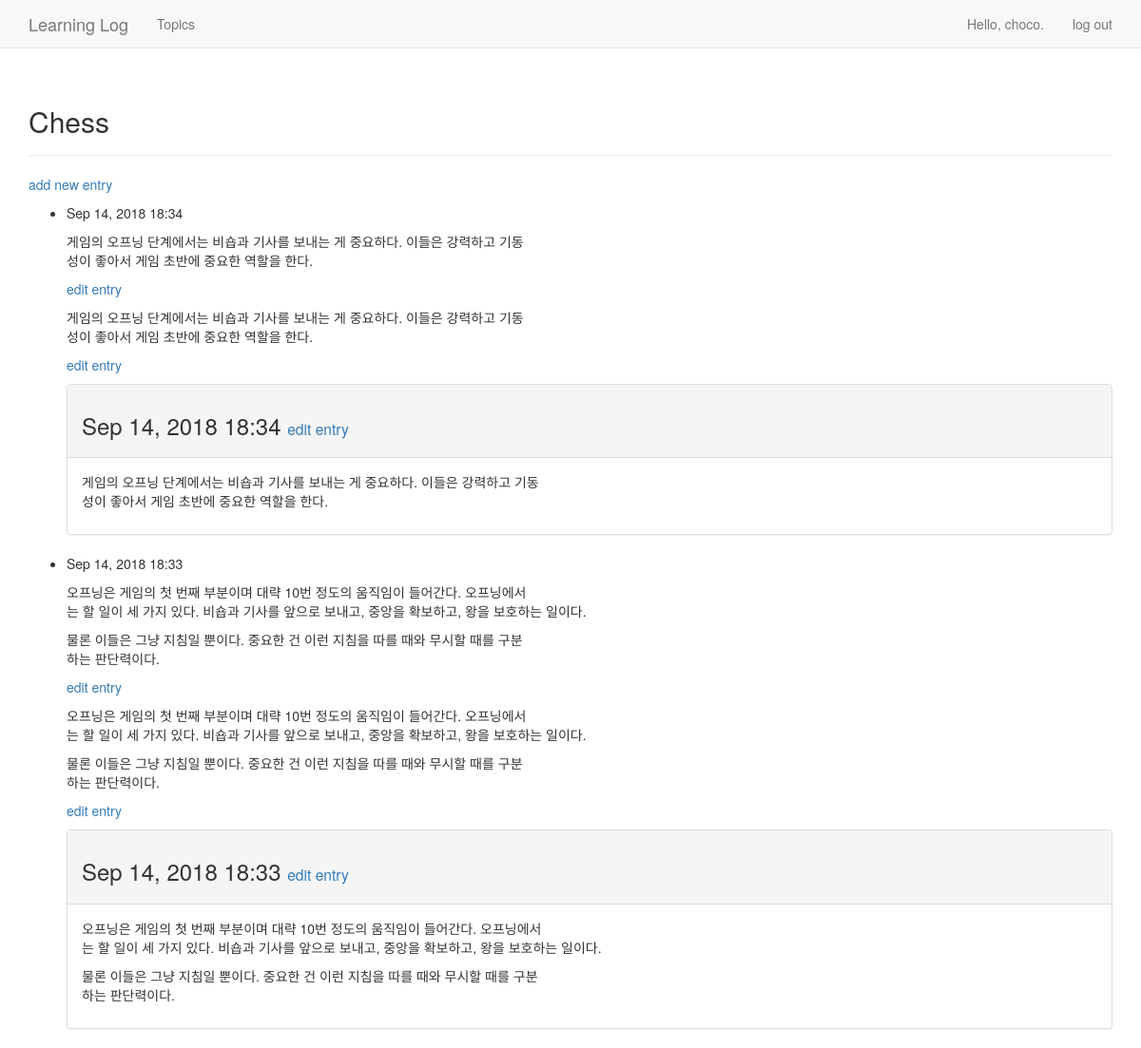
The app's page /topics/1/ (signed in), older data.
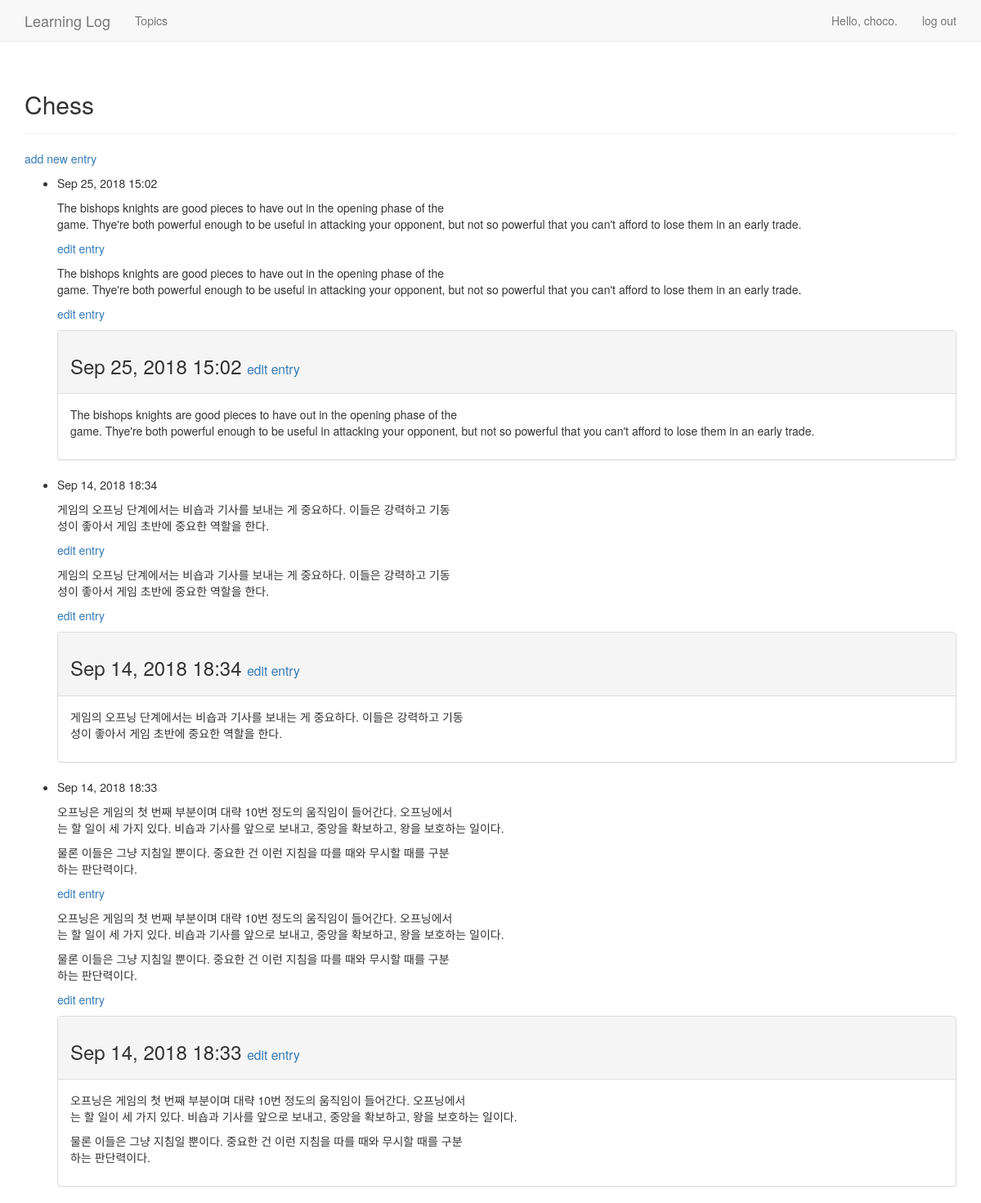
The same page, newer data.
### learning_logs/models.py (models this page shows, shortened)
class Topic(models.Model):
    text = models.CharField(max_length=200)
    date_added = models.DateTimeField(auto_now_add=True)
    owner = models.ForeignKey(User, on_delete = models.CASCADE)
    def __str__(self):
        return self.text

class Entry(models.Model):
    topic = models.ForeignKey(Topic, on_delete = models.CASCADE)
    text = models.TextField()
    date_added = models.DateTimeField(auto_now_add=True)
    class Meta:
        verbose_name_plural = 'entries'

### learning_logs/views.py (the view)
# urls.py: re_path(r'^topics/(?P<topic_id>\d+)/$', views.topic, name='topic'),
@login_required
def topic(request, topic_id):
    topic = Topic.objects.get(id=topic_id)
    check_user = check_topic_owner(request, topic)
    entries = topic.entry_set.order_by('-date_added')
    context = {'topic': topic, 'entries': entries}
    return render(request, 'learning_logs/topic.html', context)

### learning_logs/views.py (called while the page is built)
def check_topic_owner(request, topic):
    if topic.owner != request.user:
        raise Http404

### learning_logs/templates/learning_logs/topic.html (shortened to what this page needs)
{% extends 'learning_logs/base.html' %}
{% load bootstrap3 #}
{% block header %}
  <h2>{{ topic }}</h2>
{% block content %}
    <p>
      <a href="{% url 'learning_logs:new_entry' topic.id %}">add new entry</a>
    </p>
  <ul>
    {% for entry in entries %}
    <li>
      <p>{{ entry.date_added|date:'M d, Y H:i' }}</p>
      <p>{{ entry.text|linebreaks }}</p>
      <p>
        <a href="{% url 'learning_logs:edit_entry' entry.id %}">edit entry</a>
      </p>
      <p>{{ entry.text|linebreaks }}</p>
      <p>
        <a href="{% url 'learning_logs:edit_entry' entry.id %}">edit entry</a>
      </p>
    </li>
    <div class="panel panel-default">
      <div class="panel-heading">
        <h3>
          {{ entry.date_added|date:'M d, Y H:i' }}
          <small>
            <a href="{% url 'learning_logs:edit_entry' entry.id %}">
              edit entry</a>
          </small>
        </h3>
      </div>
      <div class="panel-body">
        {{ entry.text|linebreaks }}
      </div>
    </div>
    {% empty %}
      <li>
        There are no entries for this topic yet.
      </li>
    {% endfor %}
  </ul>
{% endblock %}

### learning_logs/templates/learning_logs/base.html (shortened to what this page needs)
{% load bootstrap3 %}
<!DOCTYPE html>
<html lang="en">
  <head>
    {% bootstrap_css %}
  </head>
  <body>
    <nav class="navbar navbar-default navbar-static-top">
      <div class="container">
        <div class="navbar-header">
          <a class="navbar-brand" href="{% url 'learning_logs:index' %}">
              Learning Log</a>
        </div>
        <div id="navbar" class="navbar-collapse collapse">
          <ul class="nav navbar-nav">
            <li><a href="{% url 'learning_logs:topics' %}">Topics</a></li>
          </ul>
          <ul class="nav navbar-nav navbar-right">
            {% if user.is_authenticated %}
              <li><a>Hello, {{ user.username }}.</a></li>
              <li><a href="{% url 'users:logout' %}">log out</a></li>
            {% else %}
              <li><a href="{% url 'users:register' %}">register</a></li>
              <li><a href="{% url 'users:login' %}">log in</a></li>
            {% endif %}
          </ul>
        </div>
      </div>
    </nav>
    <div class="container">
      <div class="page-header">
        {% block header %}{% endblock %}
      </div>
      <div>
        {% block content %}{% endblock %}
      </div>
    </div>
  </body>
</html>

Row changes from the older to the newer data that the page shows:
added Entry: date_added "Sep 25, 2018 15:02", text "The bishops knights are good pieces to have out in the opening phase of the game. Thye're both powerful enough to be useful in attacking your opponent, but not so powerful that you can't afford to lose them in an early trade."
